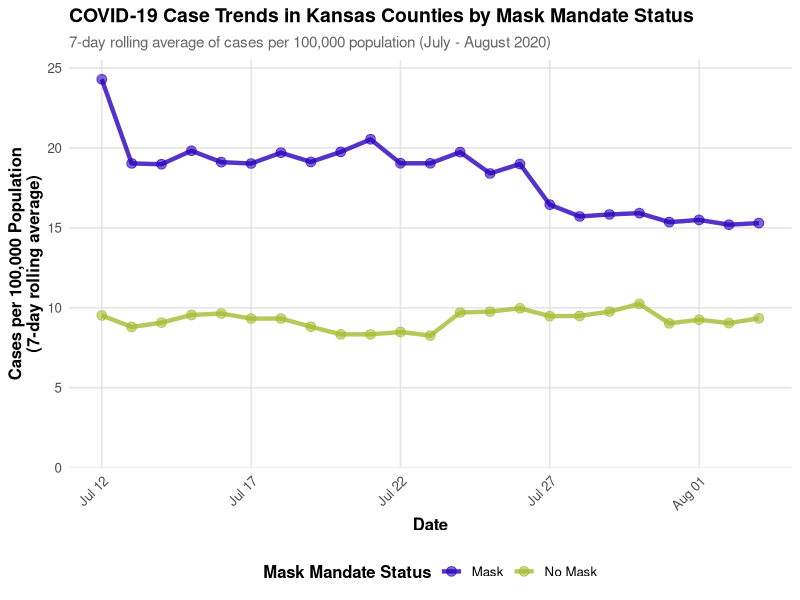
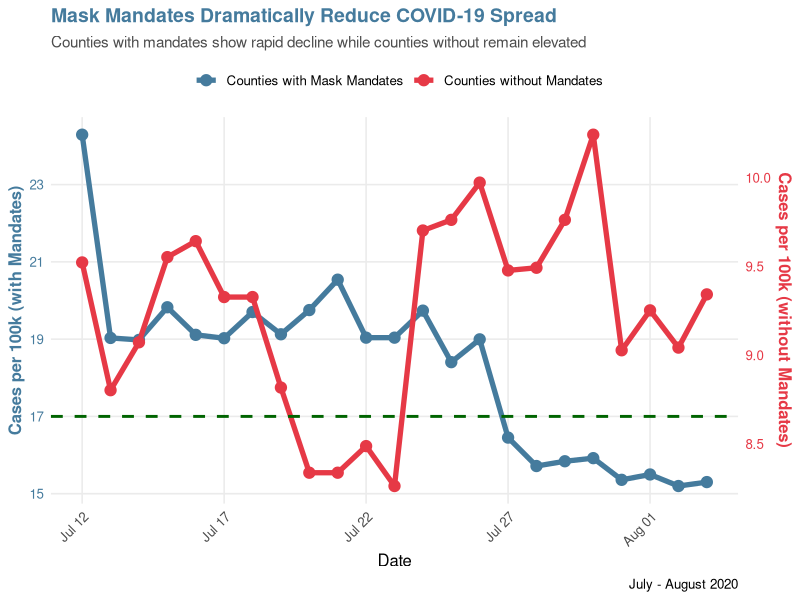

Reproduce these figures in R, in order.
## ---- chunk 1
library(tidyverse) 
## ---- chunk 2
# Read the actual data instead of guessing
df <- read_csv("kansas_grouped_rolling_avg.csv")
df <- df %>%
  mutate(date = as.Date(date))

ggplot(df, aes(x = date, y = rolling_avg, 
               color = mask_mandate, 
               group = mask_mandate)) +
  # Main line and points
  geom_line(linewidth = 1.5, alpha = 0.8) +
  geom_point(size = 3, alpha = 0.6) +
  
  # Color scheme - neutral colors
  scale_color_manual(
    values = c("Mask" = "#2B00BA", "No Mask" = "#A5BB31"),
    name = "Mask Mandate Status"
  ) +
  
  # Y-axis: START AT 0 for accurate proportions
  scale_y_continuous(
    limits = c(0, NA),
    breaks = seq(0, 25, by = 5),
    expand = expansion(mult = c(0, 0.05))
  ) +
  
  # X-axis: Show dates clearly
  scale_x_date(
    date_breaks = "5 days",
    date_labels = "%b %d"
  ) +
  
  # Labels with full context
  labs(
    title = "COVID-19 Case Trends in Kansas Counties by Mask Mandate Status",
    subtitle = "7-day rolling average of cases per 100,000 population (July - August 2020)",
    x = "Date",
    y = "Cases per 100,000 Population\n(7-day rolling average)") +
  theme_minimal(base_size = 12) +
  theme(
    plot.title = element_text(face = "bold", size = 14, hjust = 0),
    plot.subtitle = element_text(size = 11, color = "gray40", hjust = 0),
    plot.caption = element_text(size = 9, color = "gray50", hjust = 0, lineheight = 1.2),
    legend.position = "bottom",
    legend.title = element_text(face = "bold"),
    panel.grid.minor = element_blank(),
    panel.grid.major = element_line(color = "gray90"),
    axis.title = element_text(face = "bold"),
    axis.text.x = element_text(angle = 45, hjust = 1)
  )
## ---- chunk 3

df <- read_csv("kansas_grouped_rolling_avg.csv")
df <- df %>% mutate(date = as.Date(date))

df_subset <- df


df_mask <- df_subset %>% filter(mask_mandate == "Mask")
df_nomask <- df_subset %>% filter(mask_mandate == "No Mask")
mask_min <- min(df_mask$rolling_avg)
mask_max <- max(df_mask$rolling_avg)
nomask_min <- min(df_nomask$rolling_avg)
nomask_max <- max(df_nomask$rolling_avg)
df_nomask_transformed <- df_nomask %>%
  mutate(rolling_avg_visual = mask_min + (rolling_avg - nomask_min) * (mask_max - mask_min) / (nomask_max - nomask_min))


p_misleading <- ggplot() +
  geom_line(data = df_mask, 
            aes(x = date, y = rolling_avg, color = "Mask"),
            linewidth = 1.8) +
  geom_point(data = df_mask,
             aes(x = date, y = rolling_avg, color = "Mask"),
             size = 3.5) +
  
  geom_line(data = df_nomask_transformed,
            aes(x = date, y = rolling_avg_visual, color = "No Mask"),
            linewidth = 1.8) +
  geom_point(data = df_nomask_transformed,
             aes(x = date, y = rolling_avg_visual, color = "No Mask"),
             size = 3.5) +
  
  scale_color_manual(
    values = c("Mask" = "#457B9D", "No Mask" = "#E63946"),
    labels = c("Mask" = "Counties with Mask Mandates", 
               "No Mask" = "Counties without Mandates"),
    name = ""
  ) +
  

  scale_y_continuous(
    name = "Cases per 100k (with Mandates)",
    limits = c(mask_min, mask_max),
    breaks = seq(floor(mask_min), ceiling(mask_max), by = 2),
    sec.axis = sec_axis(
      transform = ~ nomask_min + (. - mask_min) * (nomask_max - nomask_min) / (mask_max - mask_min),
      name = "Cases per 100k (without Mandates)",
      breaks = seq(floor(nomask_min), ceiling(nomask_max), by = 0.5)
    )
  ) +
  

  geom_hline(yintercept = 17, 
             linetype = "dashed", 
             color = "darkgreen", linewidth = 1) +
  

  labs(
    title = "Mask Mandates Dramatically Reduce COVID-19 Spread",
    subtitle = "Counties with mandates show rapid decline while counties without remain elevated",
    x = "Date",
    caption = "July - August 2020"
  ) +
  scale_x_date(date_breaks = "5 days", date_labels = "%b %d") +
  
  theme_minimal(base_size = 12) +
  theme(
    plot.title = element_text(face = "bold", size = 14, color = "#457B9D"),
    plot.subtitle = element_text(size = 11, color = "gray30"),
    legend.position = "top",
    axis.title.y.left = element_text(color = "#457B9D", face = "bold"),
    axis.title.y.right = element_text(color = "#E63946", face = "bold"),
    axis.text.y.left = element_text(color = "#457B9D"),
    axis.text.y.right = element_text(color = "#E63946"),
    panel.grid.minor = element_blank(),
    axis.text.x = element_text(angle = 45, hjust = 1)
  )

print(p_misleading)

